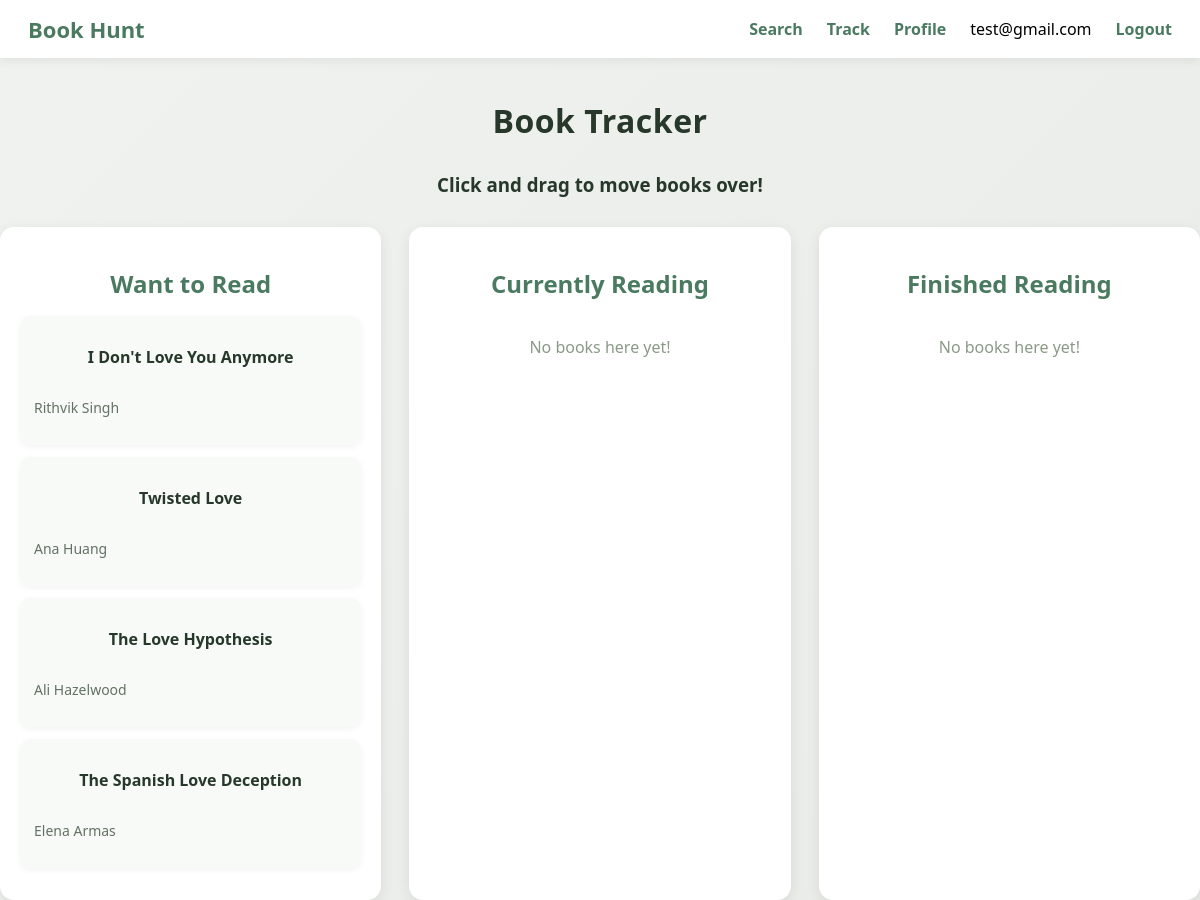
Before: /track (signed in) with the older database file.
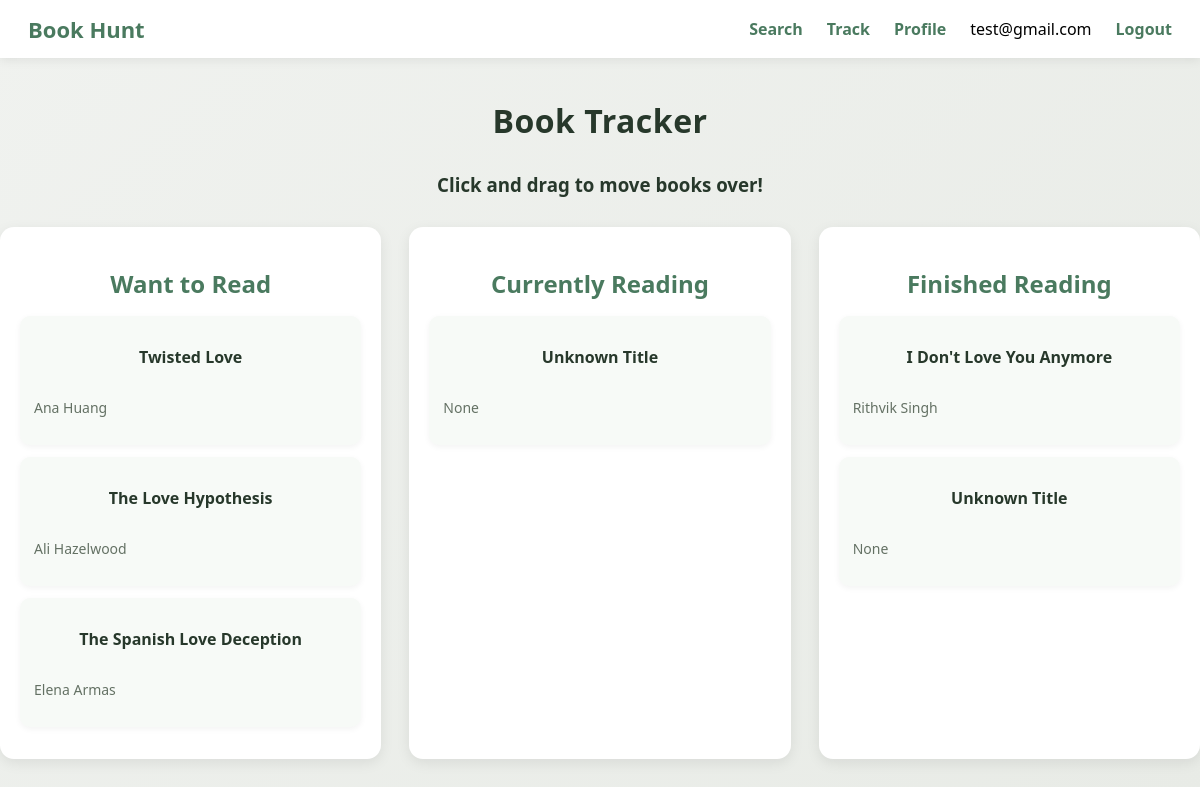
After: the same page with the newer database file.
### tables this page shows
CREATE TABLE users (
    id INTEGER PRIMARY KEY AUTOINCREMENT,
    email TEXT UNIQUE NOT NULL,
    password_hash TEXT NOT NULL,
    created_at TEXT DEFAULT CURRENT_TIMESTAMP
);

CREATE TABLE reading_list (
    id INTEGER PRIMARY KEY AUTOINCREMENT,
    user_id INTEGER NOT NULL,
    book_id TEXT NOT NULL,
    status TEXT NOT NULL CHECK (
        status IN ('want_to_read', 'reading', 'finished')
    ),
    rating INTEGER,
    updated_at TEXT DEFAULT CURRENT_TIMESTAMP,
    FOREIGN KEY (user_id) REFERENCES users(id) ON DELETE CASCADE,
    FOREIGN KEY (book_id) REFERENCES books(id) ON DELETE CASCADE
);

CREATE TABLE books (
    id TEXT PRIMARY KEY,
    title TEXT NOT NULL,
    author TEXT,
    cover_id INTEGER,
    first_publish_year INTEGER
);

### flask_app.py (the view)
@app.route("/track")
def track():
    if "user_id" not in session:
        return redirect("/login")
    db = get_db()
    want_to_read = db.execute(
        "SELECT * FROM reading_list JOIN books ON reading_list.book_id = books.id "
        "WHERE user_id = ? AND status = 'want_to_read'",
        (session["user_id"],)
    ).fetchall()
    reading = db.execute(
        "SELECT * FROM reading_list JOIN books ON reading_list.book_id = books.id "
        "WHERE user_id = ? AND status = 'reading'",
        (session["user_id"],)
    ).fetchall()
    finished = db.execute(
        "SELECT * FROM reading_list JOIN books ON reading_list.book_id = books.id "
        "WHERE user_id = ? AND status = 'finished'",
        (session["user_id"],)
    ).fetchall()
    return render_template("book-track.html", want_to_read=want_to_read, reading=reading, finished=finished)

### flask_app.py (called while the page is built)
def get_db():
    db = g.get("db")
    if db is None:
        db = g.db = sqlite3.connect(DATABASE)
        db.row_factory = sqlite3.Row
    return db

@app.context_processor
def inject_logged_in_user():
    current_user_email = None
    if "user_id" in session:
        db = get_db()
        user_row = db.execute(
            "SELECT email FROM users WHERE id = ?",
            (session["user_id"],)
        ).fetchone()
        if user_row:
            current_user_email = user_row["email"]
    return {"current_user_email": current_user_email}

### templates/book-track.html (shortened to what this page needs)
{% extends "base.html" %}
{% block head %}
<link rel="stylesheet" href="../static/css/book.css">
{% endblock %}
{% block content %}
    <body>
        <h1 class="track-title">Book Tracker</h1>
        <h3 class="track-title">Click and drag to move books over!</h3>
        <div class="track-grid">
            <div class="track-column" data-status="want_to_read">
                <h2>Want to Read</h2>
                {% if want_to_read %}
                    {% for book in want_to_read %}
                    <div
                        class="track-card"
                        draggable="true"
                        data-book-id="{{ book.book_id }}"
                    >
                        <p class="track-title">{{book.title}}</p>
                        <p class="track-author">{{book.author}}</p>
                    </div>
                    {% endfor %}
                {% else %}
                    <p class="empty-col">No books here yet!</p>
                {% endif %}
            </div>
            <div class="track-column" data-status="reading">
                <h2>Currently Reading</h2>
                {% if reading %}
                    {% for book in reading %}
                    <div
                        class="track-card"
                        draggable="true"
                        data-book-id="{{ book.book_id }}"
                    >
                        <p class="track-title">{{book.title}}</p>
                        <p class="track-author">{{book.author}}</p>
                    </div>
                    {% endfor %}
                {% else %}
                    <p class="empty-col">No books here yet!</p>
                {% endif %}
            </div>
            <div class="track-column" data-status ="finished">
                <h2>Finished Reading</h2>
                {% if finished %}
                    {% for book in finished %}
                    <div
                        class="track-card"
                        draggable="true"
                        data-book-id="{{ book.book_id }}"
                    >
                        <p class="track-title">{{book.title}}</p>
                        <p class="track-author">{{book.author}}</p>
                    </div>
                    {% endfor %}
                {% else %}
                    <p class="empty-col">No books here yet!</p>
                {% endif %}
            </div>
        </div>
    </body>
{% endblock %}

### templates/base.html (shortened to what this page needs)
<!DOCTYPE html>
<html>
    <head>
        <link rel="stylesheet" href="../static/css/style.css">
        {% block head %}{% endblock %}
    </head>
    <body>
        <nav class="navbar">
            <div class="nav-left">
                <a href="/search" class="nav-logo">Book Hunt</a>
            </div>
            <div class="nav-right">
                <a href="/search" class="nav-link"> Search </a>
                <a href="/track" class="nav-link">Track</a>
                <a href="/profile" class="nav-link">Profile</a>
                {% if current_user_email %}
                <span class="nav-user">{{ current_user_email }}</span>
                <a href="/logout" class="nav-link">Logout</a>
                {% else %}
                <a href="/login" class="nav-link">Login</a>
                {% endif %}
            </div>
        </nav>
        <div class="content">
            {% block content %}{% endblock %}
        </div>
    </body>
</html>

### static/css/style.css (style rules this page uses)
* { box-sizing: border-box; }
body { margin: 0; padding: 0; font-family: 'Segoe UI', Tahoma, Geneva, Verdana, sans-serif; background: linear-gradient(135deg, #F0F2EF 0%, #E8EBE6 100%); min-height: 100vh; }
h1 { color: #5A8C6B; font-size: 32px; margin-bottom: 30px; font-weight: 600; letter-spacing: 0.5px; max-width: fit-content; margin-left: auto; margin-right:auto; }
.navbar { width: 100%; background: white; padding: 14px 28px; display: flex; justify-content: space-between; align-items: center; box-shadow: 0 2px 10px rgba(0,0,0,0.08); position: sticky; top: 0; z-index: 100; }
.nav-logo { font-size: 22px; font-weight: 700; color: #4A7A5F; text-decoration: none; }
.nav-right { display: flex; gap: 24px; }
.nav-link { text-decoration: none; font-size: 16px; color: #4A7A5F; font-weight: 600; transition: color 0.2s ease; }
.content { padding-top: 20px; }

### static/css/book.css (style rules this page uses)
.track-title { text-align: center; color: #4A7A5F; margin-bottom: 30px; }
.track-grid { display: grid; grid-template-columns: repeat(3, 1fr); gap: 28px; margin-top: 20px; }
.track-column { background: white; padding: 20px; border-radius: 14px; box-shadow: 0 4px 14px rgba(0,0,0,0.08); }
.track-column h2 { text-align: center; color: #4A7A5F; margin-bottom: 16px; }
.track-card { background: #F7FAF7; padding: 14px; border-radius: 10px; margin-bottom: 12px; box-shadow: 0 2px 6px rgba(0,0,0,0.05); }
.track-title { font-weight: 600; color: #27382B; }
.track-author { font-size: 14px; color: #647164; }

Changed rows visible on the page:
now on this page (row edited): reading_list: title "Unknown Title", author "None", shown under "Currently Reading"
changed reading_list "I Don't Love You Anymore": moves from the list under "Want to Read" to the list under "Finished Reading"
now on this page (row edited): reading_list: title "Unknown Title", author "None", shown under "Finished Reading"
Other visible differences:
text no longer shown: "No books here yet! No books here yet!"
